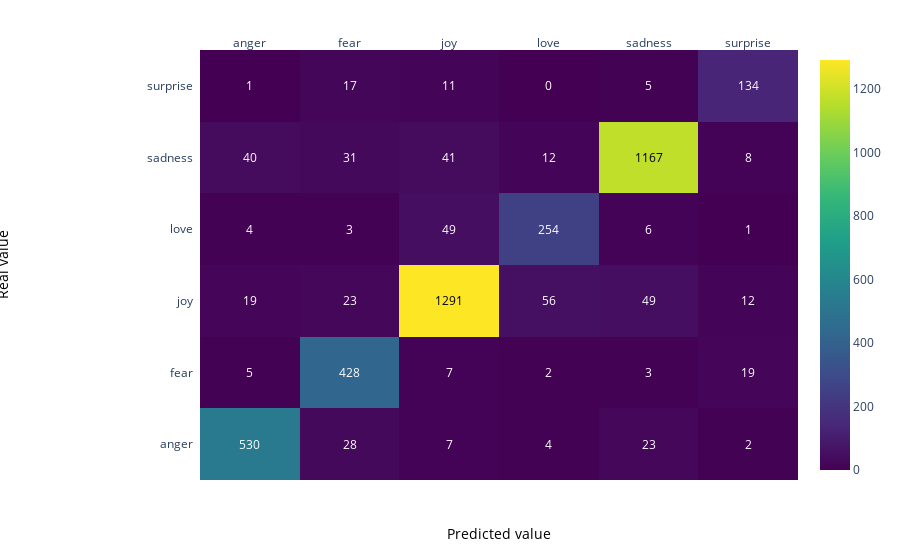

The notebook cell saved with this chart:
### Markdown cell above
### Matrice de confusion données de validation

### Code cell
z = confusion_matrix(y_pred, y_val)

x = list(np.unique(df.Emotion))
y =  list(np.unique(df.Emotion))

# change each element of z to type string for annotations
z_text = [[str(y) for y in x] for x in z]

# set up figure 
fig = ff.create_annotated_heatmap(z, x=x, y=y, annotation_text=z_text, colorscale='Viridis')

# add custom xaxis title
fig.add_annotation(dict(font=dict(color="black",size=14),
                        x=0.5,
                        y=-0.15,
                        showarrow=False,
                        text="Predicted value",
                        xref="paper",
                        yref="paper"))

# add custom yaxis title
fig.add_annotation(dict(font=dict(color="black",size=14),
                        x=-0.35,
                        y=0.5,
                        showarrow=False,
                        text="Real value",
                        textangle=-90,
                        xref="paper",
                        yref="paper"))

# adjust margins to make room for yaxis title
fig.update_layout(margin=dict(t=50, l=200))

# add colorbar
fig['data'][0]['showscale'] = True
fig.show()

### Figure 1 — Plotly figure (JSON) as saved in the notebook; plotly's stock layout.template omitted (floating-point values rounded to 4 significant figures)
{"data": [{"colorscale": [[0, "#440154"], [0.1111, "#482878"], [0.2222, "#3e4989"], [0.3333, "#31688e"], [0.4444, "#26828e"], [0.5556, "#1f9e89"], [0.6667, "#35b779"], [0.7778, "#6ece58"], [0.8889, "#b5de2b"], [1, "#fde725"]], "reversescale": false, "showscale": true, "type": "heatmap", "x": ["anger", "fear", "joy", "love", "sadness", "surprise"], "y": ["anger", "fear", "joy", "love", "sadness", "surprise"], "z": [[530, 28, 7, 4, 23, 2], [5, 428, 7, 2, 3, 19], [19, 23, 1291, 56, 49, 12], [4, 3, 49, 254, 6, 1], [40, 31, 41, 12, 1167, 8], [1, 17, 11, 0, 5, 134]]}], "layout": {"annotations": [{"font": {"color": "#FFFFFF"}, "showarrow": false, "text": "530", "x": "anger", "xref": "x", "y": "anger", "yref": "y"}, {"font": {"color": "#FFFFFF"}, "showarrow": false, "text": "28", "x": "fear", "xref": "x", "y": "anger", "yref": "y"}, {"font": {"color": "#FFFFFF"}, "showarrow": false, "text": "7", "x": "joy", "xref": "x", "y": "anger", "yref": "y"}, {"font": {"color": "#FFFFFF"}, "showarrow": false, "text": "4", "x": "love", "xref": "x", "y": "anger", "yref": "y"}, {"font": {"color": "#FFFFFF"}, "showarrow": false, "text": "23", "x": "sadness", "xref": "x", "y": "anger", "yref": "y"}, {"font": {"color": "#FFFFFF"}, "showarrow": false, "text": "2", "x": "surprise", "xref": "x", "y": "anger", "yref": "y"}, {"font": {"color": "#FFFFFF"}, "showarrow": false, "text": "5", "x": "anger", "xref": "x", "y": "fear", "yref": "y"}, {"font": {"color": "#FFFFFF"}, "showarrow": false, "text": "428", "x": "fear", "xref": "x", "y": "fear", "yref": "y"}, {"font": {"color": "#FFFFFF"}, "showarrow": false, "text": "7", "x": "joy", "xref": "x", "y": "fear", "yref": "y"}, {"font": {"color": "#FFFFFF"}, "showarrow": false, "text": "2", "x": "love", "xref": "x", "y": "fear", "yref": "y"}, {"font": {"color": "#FFFFFF"}, "showarrow": false, "text": "3", "x": "sadness", "xref": "x", "y": "fear", "yref": "y"}, {"font": {"color": "#FFFFFF"}, "showarrow": false, "text": "19", "x": "surprise", "xref": "x", "y": "fear", "yref": "y"}, {"font": {"color": "#FFFFFF"}, "showarrow": false, "text": "19", "x": "anger", "xref": "x", "y": "joy", "yref": "y"}, {"font": {"color": "#FFFFFF"}, "showarrow": false, "text": "23", "x": "fear", "xref": "x", "y": "joy", "yref": "y"}, {"font": {"color": "#000000"}, "showarrow": false, "text": "1291", "x": "joy", "xref": "x", "y": "joy", "yref": "y"}, {"font": {"color": "#FFFFFF"}, "showarrow": false, "text": "56", "x": "love", "xref": "x", "y": "joy", "yref": "y"}, {"font": {"color": "#FFFFFF"}, "showarrow": false, "text": "49", "x": "sadness", "xref": "x", "y": "joy", "yref": "y"}, {"font": {"color": "#FFFFFF"}, "showarrow": false, "text": "12", "x": "surprise", "xref": "x", "y": "joy", "yref": "y"}, {"font": {"color": "#FFFFFF"}, "showarrow": false, "text": "4", "x": "anger", "xref": "x", "y": "love", "yref": "y"}, {"font": {"color": "#FFFFFF"}, "showarrow": false, "text": "3", "x": "fear", "xref": "x", "y": "love", "yref": "y"}, {"font": {"color": "#FFFFFF"}, "showarrow": false, "text": "49", "x": "joy", "xref": "x", "y": "love", "yref": "y"}, {"font": {"color": "#FFFFFF"}, "showarrow": false, "text": "254", "x": "love", "xref": "x", "y": "love", "yref": "y"}, {"font": {"color": "#FFFFFF"}, "showarrow": false, "text": "6", "x": "sadness", "xref": "x", "y": "love", "yref": "y"}, {"font": {"color": "#FFFFFF"}, "showarrow": false, "text": "1", "x": "surprise", "xref": "x", "y": "love", "yref": "y"}, {"font": {"color": "#FFFFFF"}, "showarrow": false, "text": "40", "x": "anger", "xref": "x", "y": "sadness", "yref": "y"}, {"font": {"color": "#FFFFFF"}, "showarrow": false, "text": "31", "x": "fear", "xref": "x", "y": "sadness", "yref": "y"}, {"font": {"color": "#FFFFFF"}, "showarrow": false, "text": "41", "x": "joy", "xref": "x", "y": "sadness", "yref": "y"}, {"font": {"color": "#FFFFFF"}, "showarrow": false, "text": "12", "x": "love", "xref": "x", "y": "sadness", "yref": "y"}, {"font": {"color": "#000000"}, "showarrow": false, "text": "1167", "x": "sadness", "xref": "x", "y": "sadness", "yref": "y"}, {"font": {"color": "#FFFFFF"}, "showarrow": false, "text": "8", "x": "surprise", "xref": "x", "y": "sadness", "yref": "y"}, {"font": {"color": "#FFFFFF"}, "showarrow": false, "text": "1", "x": "anger", "xref": "x", "y": "surprise", "yref": "y"}, {"font": {"color": "#FFFFFF"}, "showarrow": false, "text": "17", "x": "fear", "xref": "x", "y": "surprise", "yref": "y"}, {"font": {"color": "#FFFFFF"}, "showarrow": false, "text": "11", "x": "joy", "xref": "x", "y": "surprise", "yref": "y"}, {"font": {"color": "#FFFFFF"}, "showarrow": false, "text": "0", "x": "love", "xref": "x", "y": "surprise", "yref": "y"}, {"font": {"color": "#FFFFFF"}, "showarrow": false, "text": "5", "x": "sadness", "xref": "x", "y": "surprise", "yref": "y"}, {"font": {"color": "#FFFFFF"}, "showarrow": false, "text": "134", "x": "surprise", "xref": "x", "y": "surprise", "yref": "y"}, {"font": {"color": "black", "size": 14}, "showarrow": false, "text": "Predicted value", "x": 0.5, "xref": "paper", "y": -0.15, "yref": "paper"}, {"font": {"color": "black", "size": 14}, "showarrow": false, "text": "Real value", "textangle": -90, "x": -0.35, "xref": "paper", "y": 0.5, "yref": "paper"}], "margin": {"l": 200, "t": 50}, "xaxis": {"dtick": 1, "gridcolor": "rgb(0, 0, 0)", "side": "top", "ticks": ""}, "yaxis": {"dtick": 1, "ticks": "", "ticksuffix": "  "}}}
